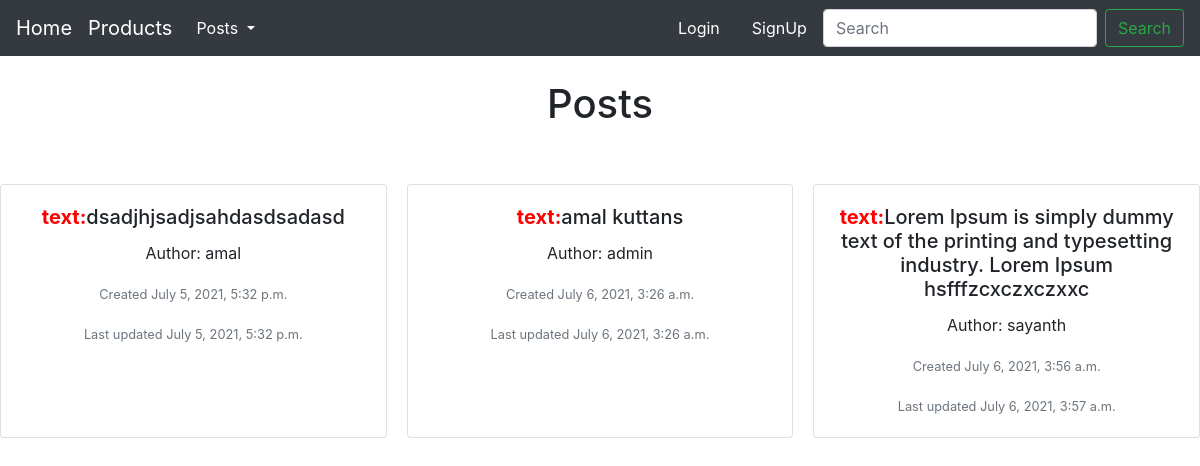
The app's page /postdetails/ with its own data.
### User/models.py (models this page shows, shortened)
class Post(models.Model):
    text=models.TextField()
    created_at=models.DateTimeField(auto_now_add=True)
    updated_at=models.DateTimeField(auto_now=True)
    user = models.ForeignKey(settings.AUTH_USER_MODEL, on_delete=models.CASCADE,default=1)

### User/views.py (the view)
# urls.py: path('postdetails/',views.posts,name="posts"),
def posts(request):
    item=Post.objects.all()
    return render(request,'user/postdetails.html',{'item':item})

### User/templates/user/postdetails.html
{% extends 'products/base.html' %}
{% block content %}
<div class="text-center">
  <br>
  <h1>Posts</h1>
  <br><br>
</div>
<div class="grid-container" style="display: grid; grid-template-columns: repeat(auto-fill, minmax(300px, 1fr)); grid-gap: 20px">
    {% for i in item %}
    <div class="card-group">
  <div class="card text-center">
    <div class="card-body">
        <h5 class="card-title"><b style="color:red"> text:</b>{{i.text}}</h5>
      <p class="card-text">Author: {{i.user}}</p>
        <p class="card-text"><small class="text-muted">Created {{i.created_at}}</small></p>
      <p class="card-text"><small class="text-muted">Last updated {{i.updated_at}}</small></p>
    </div>
  </div>
</div>
    {% endfor %}
{% endblock %}

### Products/templates/products/base.html (shortened to what this page needs)
<!DOCTYPE html>
<html>
<head>
    <link rel="stylesheet" href="https://maxcdn.bootstrapcdn.com/bootstrap/4.0.0/css/bootstrap.min.css">
</head>
<body>
<nav class="navbar navbar-expand-lg navbar-light bg-dark">
  <a class="navbar-brand" href="#" style="color:white;">Home</a>
  <div class="collapse navbar-collapse" id="navbarSupportedContent">
    <ul class="navbar-nav mr-auto">
       <a class="navbar-brand" href="{% url 'product_app:home' %}" style="color:white;">Products</a>
      <li class="nav-item dropdown">
        <a class="nav-link dropdown-toggle" href="#" id="navbarDropdown" role="button" data-toggle="dropdown" aria-haspopup="true" aria-expanded="false" style="color:white;">
          Posts
        </a>
      </li>
    </ul>
    <form class="form-inline my-2 my-lg-0">
      {% if user.is_authenticated %}
        <a class="nav-link" href="#" style="color:white;">Hello {{ user.username }} <span class="sr-only">(current)</span></a>
       <a class="nav-link" href="{% url 'user_app:logout_user' %}" style="color:white;">Logout <span class="sr-only">(current)</span></a>
       <input class="form-control mr-sm-2" type="search" placeholder="Search" aria-label="Search">
       <button class="btn btn-outline-success my-2 my-sm-0" type="submit">Search</button>
      {% else %}
      <a class="nav-link" href="{% url 'user_app:login_user' %}" style="color:white;">Login <span class="sr-only">(current)</span></a>
      <a class="nav-link" href="{% url 'user_app:user_register' %}" style="color:white;">SignUp <span class="sr-only">(current)</span></a>
      <input class="form-control mr-sm-2" type="search" placeholder="Search" aria-label="Search">
      <button class="btn btn-outline-success my-2 my-sm-0" type="submit">Search</button>
      {% endif %}
    </form>
  </div>
</nav>
{% block content %}
{% endblock %}
</body>
</html>

### records on screen
Post: text "dsadjhjsadjsahdasdsadasd", user "amal", created_at "July 5, 2021, 5:32 p.m.", updated_at "July 5, 2021, 5:32 p.m."
Post: text "amal kuttans", user "admin", created_at "July 6, 2021, 3:26 a.m.", updated_at "July 6, 2021, 3:26 a.m."
Post: text "Lorem Ipsum is simply dummy text of the printing and typesetting industry. Lorem Ipsum hsfffzcxczxczxxc", user "sayanth", created_at "July 6, 2021, 3:56 a.m.", updated_at "July 6, 2021, 3:57 a.m."
